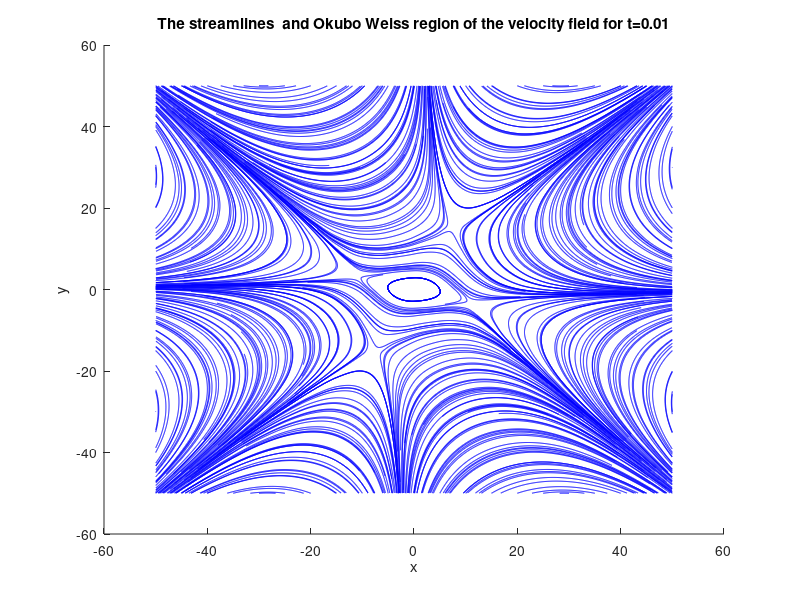

This chart was generated by the following MATLAB code: (Note: this script raises an error after producing the figure.)
% code for the instanteous streamlines at time t 
t=0.01;
alpha=sin(log(t+1));

title('The streamlines  and Okubo Weiss region of the velocity field for t=0.01')
xspan = -50:5:50; yspan = -50:5:50;
[x,y] = meshgrid(xspan,yspan);
startx=x;
starty=y;

u1=sin(10*t).*x+(cos(10*t)+2).*y+alpha.*x.*(x.^2-3*y.^2);
v=(cos(10*t)-2).*x-sin(10*t).*y+alpha.*(-y.*(3*x.^2-y.^2));
streamline(x,y,u1,v,startx,starty,[0.02,400])
hold on

u2=-sin(10*t).*x-(cos(10*t)+2).*y-alpha.*x.*(x.^2-3*y.^2);
v2=-(cos(10*t)-2).*x+sin(10*t).*y-alpha.*(-y.*(3*x.^2-y.^2));
startx=-x;
starty=-y;
streamline(x,y,u2,v2,startx,starty,[0.02,400])
hold on 

xlabel('x')
ylabel('y')
% try out okubo weiss 
% code for okubo Weiss region 

r = -200:0.5:200;  %Okubo Weiss elliptic criterion for t=0
[x,y] = meshgrid(r,r);

condition=Q(x,y)<0;
condition = double(condition); % convert to double for plotting
condition(condition == 0) = NaN; %set the 0s to NaN so they are not plotted
surf(x,y,condition,'FaceAlpha',0.5,'EdgeColor','none','FaceColor','y')
view(0,90)
hold on 

%%
var=60;

%var2=50;
xi=linspace(-20,20,var);
yi=linspace(-20,20,var);
sizepoints=var*var;
[X,Y]=ndgrid(xi,yi);
tspan=linspace(0,0.06,4001);

rho=0.1;

[m, n]=size(X); 
Nrad = 4; %nb of points next to the actual point so new initial conditions
xt=zeros(m,n,Nrad);
yt=zeros(m,n,Nrad);

for k=1:Nrad
    xt(:,:,k) = X + rho*cos( (k-1)*pi/2 ); % we put in a trigonometric function because we don't have simultaneously y and x changing
    yt(:,:,k) = Y + rho*sin( (k-1)*pi/2 );%rho.x is delat1 and rho.y is delta2. 
end
%%
[t,x]=ode45(@integrator,tspan,[xt(:);yt(:)]); 
%%
% check if for t_n and tn-1,2 we don't have stagnating values that have the same location 
[Nt,Nx]=size(x)
xvector=x(:,1:end/2);
yvector=x(:,end/2+1:end);
i=(Nt-10);
condition= i<=(Nt-1);
for condition=1
     if xvector(i,:)==xvector(i+1,:) & yvector(i,:)==yvector(i+1,:)
        endval=i;
     end
     endval=Nt;
     i=i+1;
end 
endval

 %
xvector=x(endval,1:end/2);
yvector=x(endval,end/2+1:end);
xvector = reshape(xvector,m, n, Nrad);
yvector = reshape(yvector, m,n, Nrad);


    


%
 % %% Compute gradient of flow  and eigenvalues of gradient FTLE computation 

t0=tspan(1);
t1=tspan(end);


 F11=(xvector(:,:,1)-xvector(:,:,3))/(2*rho);
 F12=(xvector(:,:,2)-xvector(:,:,4))/(2*rho);
 F21=(yvector(:,:,1)-yvector(:,:,3))/(2*rho);
 F22=(yvector(:,:,2)-yvector(:,:,4))/(2*rho);
 
 % we have var different initial conditions and for each initial condition a 2*2 Matrix. 

 C11=F11.*F11+F21.*F21;
 C12=F11.*F12+F21.*F22;
 C22=F12.*F12+F22.*F22;
 % prove symetric and positve definite 
 detC=C11.*C22-C12.^2;
 traceC=C11+C22; 


lambda1 = 0.5*traceC-sqrt((0.5*traceC).^2-detC);
lambda2 = 0.5*traceC+sqrt((0.5*traceC).^2-detC);
%
if lambda1>lambda2 % in this case lambda2 is always bigger than lambda1 
    lambda=lambda1;
else 
    lambda=lambda2;
end



FTLEf=1/(2*(t1-t0))*log(lambda); %forward in time

FTLEb=1/(2*(t0-t1))*log(lambda); %backward in time 


%
figure(1)
title("FTlE forward")
pcolor(X,Y,FTLEf)

shading interp
hold on 

title("FTlE forward")
colorbar

colormap('jet');
figure (2)

pcolor(X,Y,FTLEb)

shading interp
hold on 
title("FTlE backward")

colorbar
colormap('jet');


%%
function dxdt=u(t,x)

dxdt=zeros(2,1);
 alpha=sin(log(t+1));
 dxdt(1,:) = sin(10*t).*x(1)+(cos(10*t)+2).*x(2)+alpha.*x(1).*(x(1).^2-3*x(2).^2);
 dxdt(2,:) = (cos(10*t)-2).*x(1)-sin(10*t).*x(2)+alpha.*(-x(2).*(3*x(1).^2-x(2).^2));

 
end 
function dxdt=integrator(t,x)
    N=numel(x)/2;

    alpha=sin(log(t+1));
    dxdt=zeros(2*N,1);
    xf=x(1:N,1);
    yf=x(N+1:2*N,1);
    
    dx1 = sin(10*t).*xf+(cos(10*t)+2).*yf+alpha.*xf.*(xf.^2-3*yf.^2);
    dx2 = (cos(10*t)-2).*xf-sin(10*t).*yf+alpha.*(-yf.*(3*xf.^2-yf.^2));
    
    dx1(xf>10^6 | xf<-10^6 | yf>10^6 | yf<-10^6)=0;
    dx2(xf>10^6 | xf<-10^6| yf>10^6 | yf<-10^6)=0;
    
    dxdt(1:N,1) = dx1;
    dxdt(N+1:2*N,1) = dx2;
    

 end

function Q=Q(x,y)
t=0.01
alpha=sin(log(t+1));
a=sin(10*t)+3*alpha*x.^2-3*y.^2*alpha;
b=(cos(10*t)-2)-6*alpha*y.*x;
c=(cos(10*t)+2)-6*alpha*y.*x;
Q=a.^2+b.*c
end 
